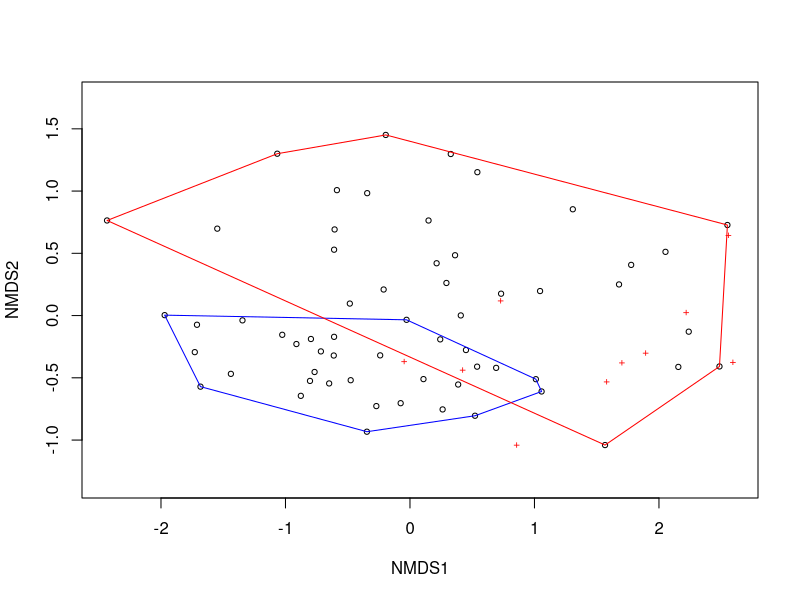

Here is the R script that generated this plot:
# PERMANOVA for XLG
# May 2023

# This script has some code for doing a permutational MANOVA
# First it simulates data, and then it analyzes it with a PERMANOVA in vegan



# Load packages ####

library(vegan) # for multivariate functions
library(MASS) # just needed for simulating data
library(tidyverse) # just for tidying simulated data




# Simulate data ####

# data frame with plant IDs and trts; n = 60
d = data.frame(ID = 1:60, trt = rep(c('ctrl', 'trt'), each = 30))

# covariance matrix for chemistry values for ctrl and trt plants
SigmaCtrl = matrix(2, nrow=10, ncol=10)
diag(SigmaCtrl) = 4

SigmaTrt = matrix(4, nrow=10, ncol=10)
diag(SigmaTrt) = 10

# simulate chemistry data from multivariate normal distribution
mctrl = data.frame(exp(mvrnorm(n=30, mu = rep(c(0,2), each=5), Sigma=SigmaCtrl)))
mtrt = data.frame(exp(mvrnorm(n=30, mu = rep(c(2,0), each=5), Sigma=SigmaTrt)))
  # Note I'm simulating separately for ctrl and trt plants
  # I'm making ctrl plants low in cmpds 1-5 and high in cmpds 6-10
  # trt plants are high in cmpds 1-5 and low in cmpds 6-10

# put chemistry data for each treatment together
m = bind_rows(mctrl, mtrt) # m is just the chemical values

# add chemistry data to dataframe with plantIDs and trts
d = bind_cols(d, m) # d is a dataframe with chemical values and other data




# Examine the data with NMDS ####

# This is just for visualization. It's not part of the PERMANOVA
# If this were a real analysis, I would think about how to scale or transform
# the chemical data, but I'm not going to bother with that

# run the NMDS
ord = metaMDS(m, autotransform=FALSE)

# plot the NMDS
plot(ord)
ordihull(ord, groups = d$trt, col=c('blue', 'red'),
  display='sites')




# Run the PERMANOVA ####

out = adonis2(m ~ trt, data=d, method = 'bray')
out




# Test for differences in multivariate dispersion between groups ####

# this can be treated as a test of beta diversity!

# first turn the chemical data matrix into a distance (difference) matrix
mdist = vegdist(m, method='bray')

# calculate the dispersions
beta = betadisper(mdist, group=d$trt)
beta

# test for differences
permutest(beta)
anova(beta)


